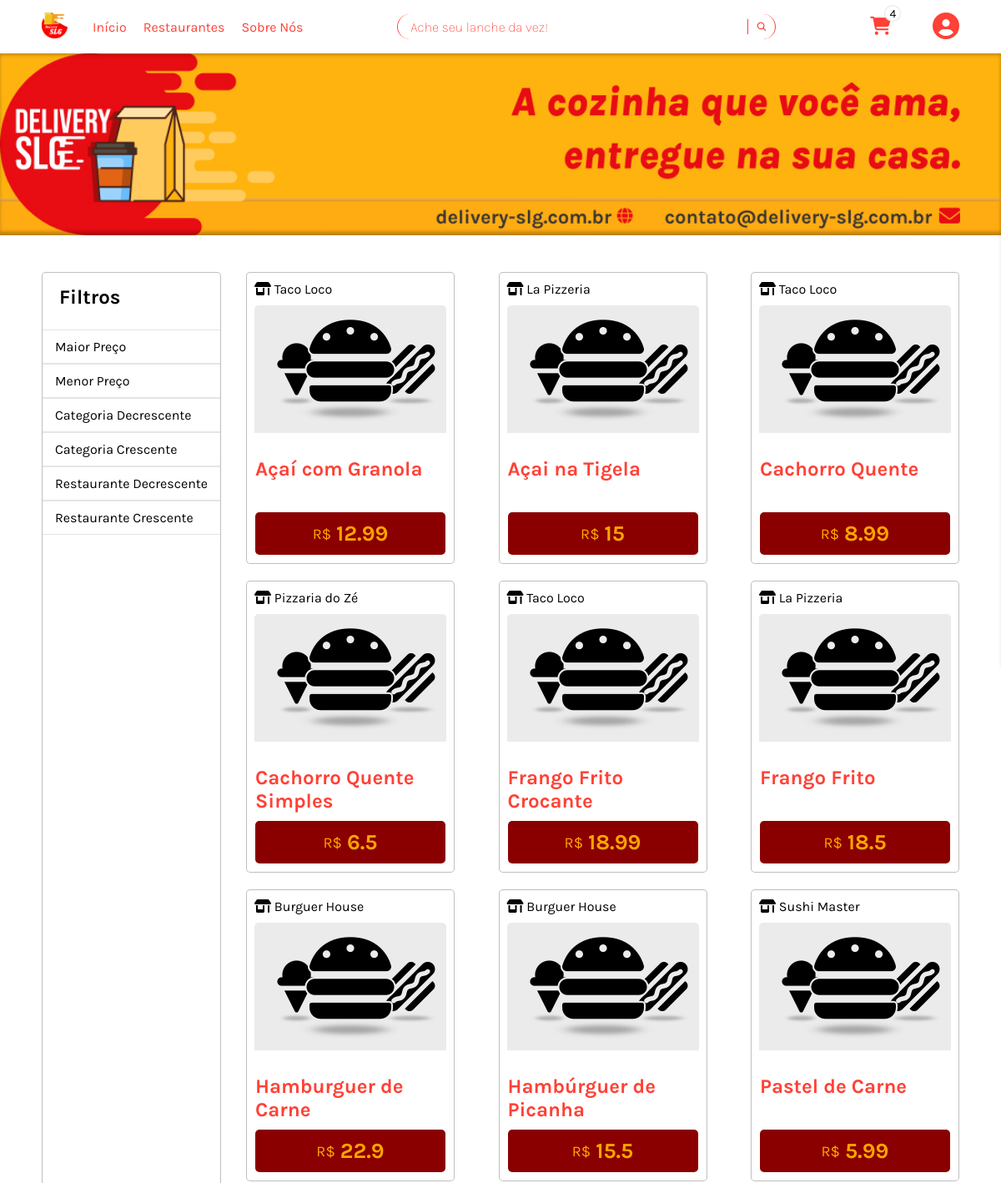
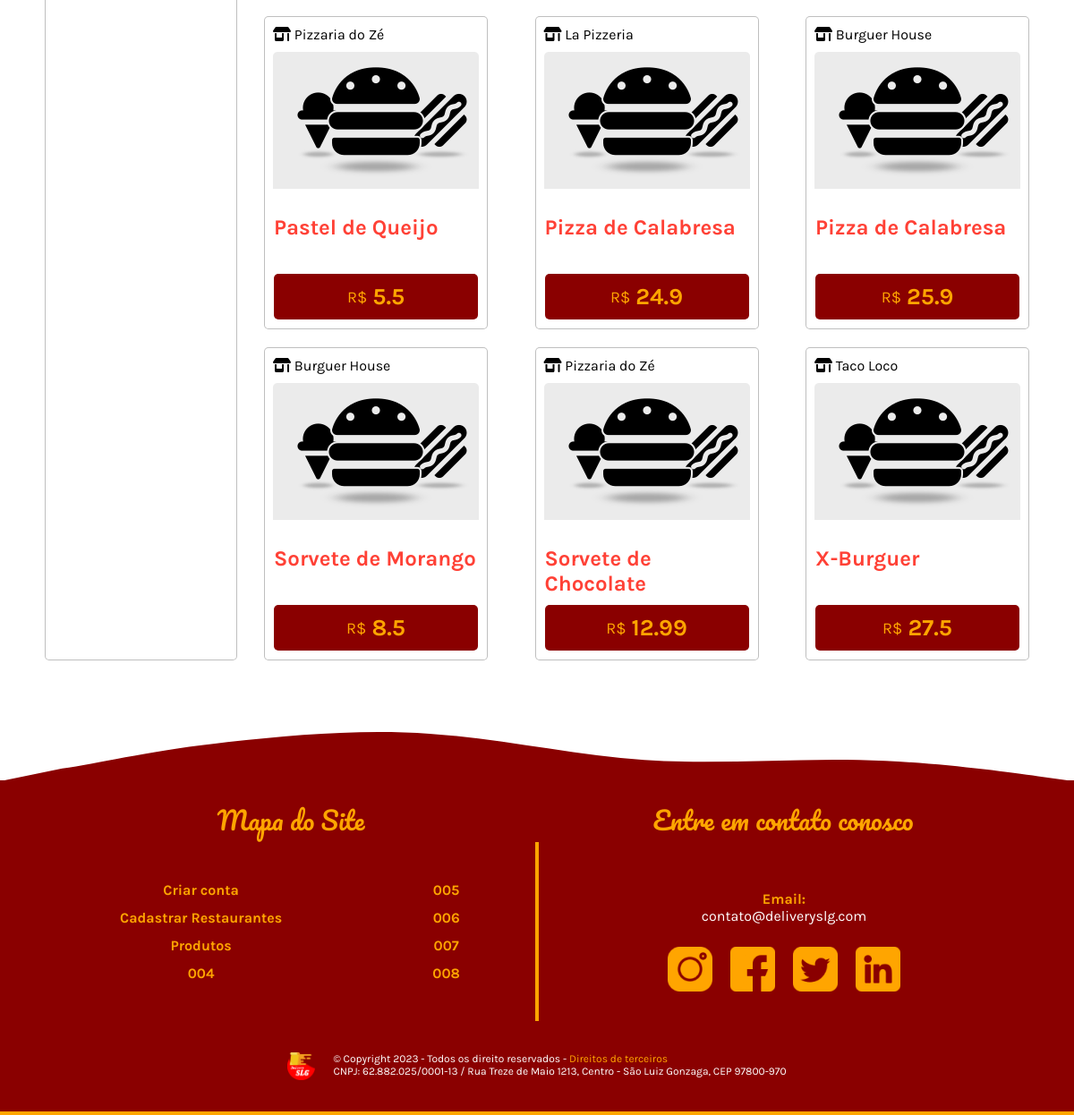
Page /pages/produtos.php on the committed database (2 pictures, top to bottom).
### tables this page shows
CREATE TABLE IF NOT EXISTS `produtos` (
  `id` int(11) NOT NULL AUTO_INCREMENT,
  `nome` varchar(100) NOT NULL,
  `descricao` varchar(250) NOT NULL,
  `imagem` varchar(255) DEFAULT '/delivery-slg.com.br/assets/images/default-images/lanches-produtos.png',
  `preco` decimal(10,2) NOT NULL,
  `categoria` enum('sorvete','pastel','pizza','açai','frango_frito','hamburguer','cachorro_quente','x_burguer') NOT NULL,
  `id_Restaurante` int(11) NOT NULL,
  PRIMARY KEY (`id`),
  KEY `id_Restaurante` (`id_Restaurante`)
);

CREATE TABLE IF NOT EXISTS `restaurantes` (
  `id` int(11) NOT NULL AUTO_INCREMENT,
  `nome` varchar(100) NOT NULL,
  `rua` varchar(100) NOT NULL,
  `numero` varchar(10) NOT NULL,
  `complemento` varchar(400),
  `bairro` varchar(40) NOT NULL,
  `email` varchar(100) NOT NULL,
  `telefone` varchar(11) NOT NULL,
  `cnpj` varchar(14) NOT NULL,
  `hora_Funcionamento` varchar(100) NOT NULL,
  `formas_De_Pagamento` set('dinheiro','cartao_credito','cartao_debito','pix') DEFAULT 'dinheiro' NOT NULL,
  `chave_Pix` varchar(150) NOT NULL,
  `senha` varchar(100) NOT NULL,
  `forma_De_Entrega` set('Retirada no Local','Motoboy') DEFAULT 'Retirada no Local' NOT NULL,
  `ativo` tinyint(1),
  `imagem` VARCHAR(255) DEFAULT '/delivery-slg.com.br/assets/images/default-images/restaurante.png' NOT NULL,
  PRIMARY KEY (`id`)
);

### source/dao/produtosDAO.php (called while the page is built, shortened)
<?php
require_once($_SERVER['DOCUMENT_ROOT'] . '/delivery-slg.com.br/source/classes/produtos.class.php');
class ProdutoDAO
{
  function BuscarProdutos()
  {
    $conection = ConexaoBD();
    try {
      $stmt = $conection->query('SELECT r.nome as nome_restaurante, p.* FROM `produtos` as p INNER JOIN `restaurantes`
      as r ON p.id_Restaurante = r.id ORDER BY LOWER(p.categoria) ASC
');
      if ($stmt->rowCount()) {
        $produto = new Produtos();
        $arr = array();
        while ($result = $stmt->fetch(PDO::FETCH_OBJ)) {
          $produto->setId($result->id);
          $produto->setNome($result->nome);
          $produto->setDescricao($result->descricao);
          $produto->setImagem($result->imagem);
          $produto->setPreco($result->preco);
          $produto->setCategoria($result->categoria);
          $produto->setId_Restaurante($result->id_Restaurante);
          $produto->setNomeRestaurante($result->nome_restaurante);
          $arr[] = clone $produto;
        }
        return $arr;
      } else {
        echo "A busca por produtos não trouxe resultados!";
        return FALSE;
      }
    } catch (PDOException $ex) {
      echo "Erro ao buscar produtos no banco de dados: ";
      throw $ex;
      die();
    }
  }
}

### source/controller/produtos_controller.php (called while the page is built, shortened)
<?php
require_once($_SERVER['DOCUMENT_ROOT'] . '/delivery-slg.com.br/source/dao/produtosDAO.php');
require_once($_SERVER['DOCUMENT_ROOT'] . '/delivery-slg.com.br/source/dao/restaurantesDAO.php');
class ProdutosController {
  function BuscarProdutos() {
    $dao = new ProdutoDAO();
    $produtos = $dao->BuscarProdutos();
    if (!empty($produtos) && $produtos !== false) {
      return $produtos;
    }
  }
  function BuscarNomeRestaurante(int $id) {
    $dao = new RestaurantesDAO();
    $restaurante = $dao->BuscarPorId($id);
    if (isset($restaurante) && !empty($restaurante)) {
      return $restaurante->getNome();
    }
    return 'Restaurante não encontrado';
  }
}

### source/classes/produtos.class.php (called while the page is built, shortened)
<?php
class Produtos {
  private int $id;
  private int $id_Restaurante;
  private string $nome;
  private string $descricao;
  private string $imagem;
  private float $preco;
  public function getId(): int {
    return $this->id;
  }
  public function setId(int $id) {
    $this->id = $id;
  }
  public function getId_Restaurante(): int {
    return $this->id_Restaurante;
  }
  public function setId_Restaurante(int $id_Restaurante) {
    $this->id_Restaurante = $id_Restaurante;
  }
  public function getNome(): string {
    return $this->nome;
  }
  public function setNome(string $nome) {
    $this->nome = $nome;
  }
  public function getDescricao(): string {
    return $this->descricao;
  }
  public function setDescricao(string $descricao) {
    $this->descricao = $descricao;
  }
  public function getImagem(): string {
    return $this->imagem;
  }
  public function setImagem(string $imagem) {
    $this->imagem = $imagem;
  }
  public function getPreco(): float {
    return $this->preco;
  }
  public function setPreco(float $preco) {
    $this->preco = $preco;
  }
}

### source/dao/restaurantesDAO.php (called while the page is built, shortened)
<?php
require_once($_SERVER['DOCUMENT_ROOT'] . '/delivery-slg.com.br/source/classes/restaurantes.class.php');
class RestaurantesDAO {
  function BuscarPorId(int $id) {
    $conection = ConexaoBD();
    try {
      $stmt = $conection->prepare('SELECT * FROM restaurantes WHERE id = :id');
      $stmt->bindValue(':id', $id);
      $stmt->execute();
      if ($stmt->rowCount()) {
        $restaurante = new Restaurantes();
        while ($result = $stmt->fetch(PDO::FETCH_OBJ)) {
          $restaurante->setId($result->id);
          $restaurante->setNome($result->nome);
          $restaurante->setRua($result->rua);
          $restaurante->setNumero($result->numero);
          $restaurante->setComplemento($result->complemento);
          $restaurante->setBairro($result->bairro);
          $restaurante->setEmail($result->email);
          $restaurante->setTelefone($result->telefone);
          $restaurante->setCnpj($result->cnpj);
          $restaurante->setHora_Funcionamento($result->hora_Funcionamento);
          $restaurante->setFormas_Pagamento($result->formas_De_Pagamento);
          $restaurante->setFormas_Entrega($result->forma_De_Entrega);
          $restaurante->setChave_Pix($result->chave_Pix);
          $restaurante->setSenha($result->senha);
          $restaurante->setAtivo($result->ativo);
          $restaurante->setImagem($result->imagem);
        }
        return $restaurante;
      } else {
        echo "Não foi possivel achar restaurante!";
        return FALSE;
      }
    } catch (PDOException $ex) {
      echo "Erro em encontrar esse restaurante";
      die();
    }
  }
}

### source/classes/restaurantes.class.php (called while the page is built, shortened)
<?php
class Restaurantes {
  private string $nome;
  public function getNome(): string {
    return $this->nome;
  }
  public function setNome(string $nome) {
    $this->nome = $nome;
  }
}

### pages/produtos.php (the view, shortened to what this page needs)
<?php
require_once($_SERVER['DOCUMENT_ROOT'] . '/delivery-slg.com.br/source/controller/produtos_controller.php');
?>
  <?php include_once('../includes/metas_gerais.php'); ?>
  <link rel="stylesheet" href="../assets/style/all.css">
  <link rel="stylesheet" href="../assets/style/produtos.css">
  <link rel="stylesheet" href="../assets/style/media-queries/all.css">
  <link rel="stylesheet" href="../assets/style/media-queries/produtos.css">
</head>
<body>
  <?php include('../includes/header.php'); ?>
  <main>
    <div class="max-width-page-limit">
      <picture class="banner-delivery">
        <source media="(max-width: 480px)" srcset="../assets/images/main/produtos/banner-delivery-480">
        <source media="(max-width: 768px)" srcset="../assets/images/main/produtos/banner-delivery-768">
        <img src="../assets/images/main/produtos/banner-delivery-medio-baixo.jpg" alt="Banner delivery slg A cozinha que você ama, entregue na sua casa.">
      </picture>
    </div>
    <div class="max-width-page-limit">
      <section class="max-width-content-limit main-content">
        <div class="produtos-main-container">
          <div class="produtos-filtro">
            <div class="filtros-container">
              <h2 class="filtro-title">Filtros</h2>
              <div class="filtro-btn">
                  <?php
                if (!isset($_GET['busca'])) {
                ?>
                <div class="filtro"><a href="produtos.php?campo=preco&ordem=desc">Maior Preço</a></div>
                <div class="filtro"><a href="produtos.php?campo=preco&ordem=asc">Menor Preço</a></div>
                <div class="filtro"><a href="produtos.php?campo=categoria&ordem=desc">Categoria Decrescente</a></div>
                <div class="filtro"><a href="produtos.php?campo=categoria&ordem=asc">Categoria Crescente</a></div>
                <div class="filtro"><a href="produtos.php?campo=id_Restaurante&ordem=desc">Restaurante Decrescente</a></div>
                <div class="filtro"><a href="produtos.php?campo=id_Restaurante&ordem=asc">Restaurante Crescente</a></div>
                <?php
                  } else {
                    ?>
                      <div class="filtro limpar-filtro"><a href="produtos.php">Limpar Filtro</a></div>
                    <?php
                  }
                ?>
              </div>
            </div>
          </div>
          <div class="produtos-cards-lista">
          <?php
          $controller = new ProdutosController();
          if (isset($_GET) && (isset($_GET['campo']) && isset($_GET['ordem'])) || isset($_GET['busca'])) {
            if (isset($_GET['campo']) && isset($_GET['ordem'])){
              $campo = addslashes(filter_input(INPUT_GET, 'campo'));
              $ordem = addslashes(filter_input(INPUT_GET, 'ordem'));
              try {
                $produtos = $controller->BuscarProdutosComFiltro($campo, $ordem);
              } catch (Exception $ex) {
                MsgPerssonalizadaDeErro();
              }
            }
            if (isset($_GET['busca'])) {
              $busca = addslashes(filter_input(INPUT_GET, 'busca'));
              try {
                $produtos = $controller->BuscarProdutosPorNome($busca);
              } catch (Exception $ex) {
                MsgPerssonalizadaDeErro();
              }
            }
          } else {
            $produtos = $controller->BuscarProdutos();
          }
          if (!empty($produtos)) {
            foreach ($produtos as $row) :
            ?>
            <div class="card-produto">
              <div class="nome-image-restaurante">
                <div class="restaurante-name">
                  <i class="fa-solid fa-shop"></i>
                  <span>
                  <?= $controller->BuscarNomeRestaurante($row->getId_Restaurante()) ?></span>
                </div>
                <div>
                  <img src="<?= $row->getImagem() ?>" alt="<?= $row->getNome() ?>">
                </div>
              </div>
              <div class="informacoes-restaurante flip-card">
                <div class="produto-nome-preco card-front">
                  <h2><?= $row->getNome() ?></h2>
                  <div class="produto-preco">
                    <span class="tipo-preco">
                      R$
                    </span>
                    <span class="valor-produto">
                      <?= $row->getPreco() ?>
                    </span>
                  </div>
                </div>
                <div class="card-back">
                  <p>
                    <?= $row->getDescricao() ?>
                  </p>
                  <button oneclick="adicionarAoCarrinho(<?= $row->getId() ?>)" class="btn-adicionar-carrinho">
                  </button>
                </div>
              </div>
            </div>
            <?php endforeach;
          } else {
            echo "Não foi possível retornar resusltados!";
          }
          ?>
          </div>
        </div>
      </section>
    </div>
  </main>
  <?php include_once('../includes/footer.php'); ?>
</body>
</html>

### rows in the picture
produtos: id_Restaurante.nome "Taco Loco", imagem (picture), nome "Açaí com Granola", preco "12.99", descricao "Açaí com granola e frutas"
produtos: id_Restaurante.nome "La Pizzeria", imagem (picture), nome "Açai na Tigela", preco "15", descricao "Tigela de açai com granola e banana"
produtos: id_Restaurante.nome "Taco Loco", imagem (picture), nome "Cachorro Quente", preco "8.99", descricao "Cachorro quente com molho de tomate e queijo"
produtos: id_Restaurante.nome "Pizzaria do Zé", imagem (picture), nome "Cachorro Quente Simples", preco "6.5", descricao "Pão, salsicha e molho"
produtos: id_Restaurante.nome "Taco Loco", imagem (picture), nome "Frango Frito Crocante", preco "18.99", descricao "Frango frito com crosta crocante"
produtos: id_Restaurante.nome "La Pizzeria", imagem (picture), nome "Frango Frito", preco "18.5", descricao "Porção de frango frito crocante"
produtos: id_Restaurante.nome "Burguer House", imagem (picture), nome "Hamburguer de Carne", preco "22.9", descricao "Hamburguer de carne com queijo e bacon"
produtos: id_Restaurante.nome "Burguer House", imagem (picture), nome "Hambúrguer de Picanha", preco "15.5", descricao "Hambúrguer de picanha com queijo"
produtos: id_Restaurante.nome "Sushi Master", imagem (picture), nome "Pastel de Carne", preco "5.99", descricao "Recheado com carne moída"
produtos: id_Restaurante.nome "Pizzaria do Zé", imagem (picture), nome "Pastel de Queijo", preco "5.5", descricao "Saboroso pastel de queijo"
produtos: id_Restaurante.nome "La Pizzeria", imagem (picture), nome "Pizza de Calabresa", preco "24.9", descricao "Pizza saborosa de calabresa"
produtos: id_Restaurante.nome "Burguer House", imagem (picture), nome "Pizza de Calabresa", preco "25.9", descricao "Pizza de calabresa com muito queijo"
produtos: id_Restaurante.nome "Burguer House", imagem (picture), nome "Sorvete de Morango", preco "8.5", descricao "Delicioso sorvete de morango"
produtos: id_Restaurante.nome "Pizzaria do Zé", imagem (picture), nome "Sorvete de Chocolate", preco "12.99", descricao "Delicioso sorvete de chocolate"
produtos: id_Restaurante.nome "Taco Loco", imagem (picture), nome "X-Burguer", preco "27.5", descricao "Hamburguer de carne com queijo, bacon e salada"
